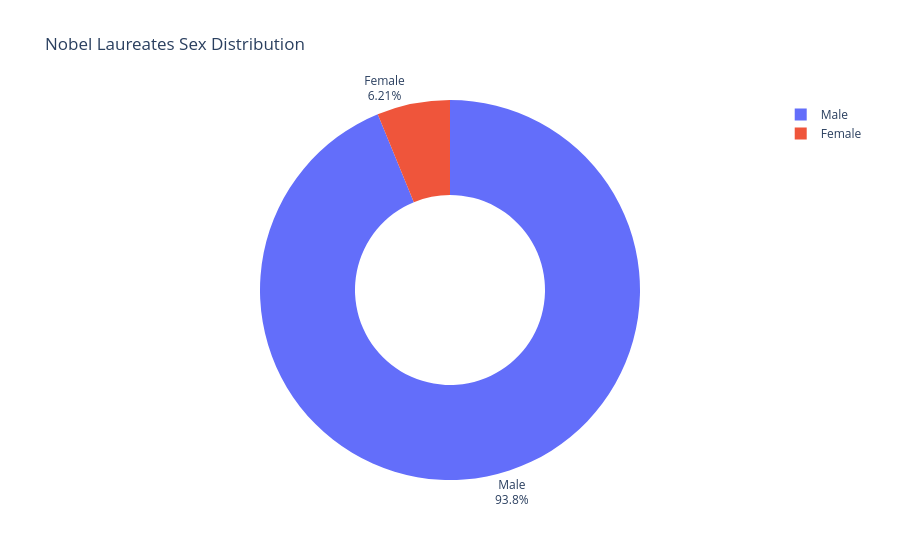

The notebook cell saved with this chart:
### Markdown cell above
**Challenge**: Create a [donut chart using plotly](https://plotly.com/python/pie-charts/) which shows how many prizes went to men compared to how many prizes went to women. What percentage of all the prizes went to women?

### Code cell
biological_sex = df_data.sex.value_counts()
fig_pie = px.pie(labels = biological_sex.index, values = biological_sex.values, names = biological_sex.index,
                title = 'Nobel Laureates Sex Distribution')
#can use below to update later:
fig_pie.update_traces(hole = .5, textposition = 'outside', textinfo='percent+label')

fig_pie.show()

### Figure 1 — Plotly figure (JSON) as saved in the notebook; plotly's stock layout.template omitted (floating-point values rounded to 4 significant figures)
{"data": [{"domain": {"x": [0, 1], "y": [0, 1]}, "hole": 0.5, "hovertemplate": "label=%{label}<br>value=%{value}<extra></extra>", "labels": ["Male", "Female"], "legendgroup": "", "name": "", "showlegend": true, "textinfo": "percent+label", "textposition": "outside", "type": "pie", "values": [876, 58]}], "layout": {"legend": {"tracegroupgap": 0}, "title": {"text": "Nobel Laureates Sex Distribution"}}}
